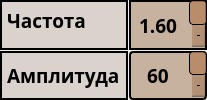
    <widget class="QGroupBox" name="groupBox">
     <property name="sizePolicy">
      <sizepolicy hsizetype="Minimum" vsizetype="Preferred">
       <horstretch>0</horstretch>
       <verstretch>0</verstretch>
      </sizepolicy>
     </property>
     <property name="font">
      <font>
       <pointsize>14</pointsize>
       <italic>false</italic>
       <bold>true</bold>
      </font>
     </property>
     <property name="styleSheet">
      <string notr="true">QGroupBox
{
border: 0 px solid line black;
}

QDoubleSpinBox
{
border: 2px solid line black;
font: 600 14pt &quot;Ubuntu Sans&quot;;
	
	background-color: rgba(152, 106, 68,120);
}

QDoubleSpinBox::up-button 
{
    subcontrol-origin: border;
    subcontrol-position: top right; 
    width: 16px; 
  border-radius: 4px;
    border-width: 1px;
border: 1px solid line black;
	background-color: rgba(181, 131, 90,200);
}
QDoubleSpinBox::down-button {
    subcontrol-origin: border;
    subcontrol-position: bottom right; /* position at bottom right corner */

    width: 16px;
    border-image: url(:/images/spindown.png) 1;
    border-width: 1px;
    border-top-width: 0;
border: 1px solid line black;
  border-radius: 4px;
background-color: rgba(181, 131, 90,200);
}


QSpinBox
{
border: 2px solid line black;
font: 600 14pt &quot;Ubuntu Sans&quot;;
	background-color: rgba(152, 106, 68,120);
  border-radius: 4px;

}

QSpinBox::up-button 
{
    subcontrol-origin: border;
    subcontrol-position: top right; 
    width: 16px; 
  border-radius: 4px;
    border-width: 1px;
border: 1px solid line black;
	background-color: rgba(181, 131, 90,200);
}
QSpinBox::down-button {
    subcontrol-origin: border;
    subcontrol-position: bottom right; /* position at bottom right corner */

    width: 16px;
    border-image: url(:/images/spindown.png) 1;
    border-width: 1px;
    border-top-width: 0;
border: 1px solid line black;
  border-radius: 4px;
background-color: rgba(181, 131, 90,200);
}


QLabel
{
border: 2px solid line black;
	font: 600 14pt &quot;Ubuntu Sans&quot;;
	background-color: rgba(134, 94, 60,50);
}</string>
     </property>
     <property name="title">
      <string/>
     </property>
     <property name="alignment">
      <set>Qt::AlignCenter</set>
     </property>
     <layout class="QGridLayout" name="gridLayout">
      <property name="leftMargin">
       <number>0</number>
      </property>
      <property name="topMargin">
       <number>0</number>
      </property>
      <property name="rightMargin">
       <number>0</number>
      </property>
      <property name="bottomMargin">
       <number>0</number>
      </property>
      <property name="spacing">
       <number>1</number>
      </property>
      <item row="1" column="1">
       <widget class="QLabel" name="label_4">
        <property name="sizePolicy">
         <sizepolicy hsizetype="Maximum" vsizetype="MinimumExpanding">
          <horstretch>0</horstretch>
          <verstretch>0</verstretch>
         </sizepolicy>
        </property>
        <property name="font">
         <font>
          <family>Ubuntu Sans</family>
          <pointsize>14</pointsize>
          <italic>false</italic>
          <bold>true</bold>
         </font>
        </property>
        <property name="styleSheet">
         <string notr="true"/>
        </property>
        <property name="text">
         <string>Амплитуда</string>
        </property>
       </widget>
      </item>
      <item row="0" column="2">
       <widget class="QDoubleSpinBox" name="SpinFreq">
        <property name="sizePolicy">
         <sizepolicy hsizetype="Minimum" vsizetype="Expanding">
          <horstretch>0</horstretch>
          <verstretch>0</verstretch>
         </sizepolicy>
        </property>
        <property name="font">
         <font>
          <family>Ubuntu Sans</family>
          <pointsize>14</pointsize>
          <italic>false</italic>
          <bold>true</bold>
          <kerning>true</kerning>
         </font>
        </property>
        <property name="styleSheet">
         <string notr="true"/>
        </property>
        <property name="alignment">
         <set>Qt::AlignCenter</set>
        </property>
        <property name="buttonSymbols">
         <enum>QAbstractSpinBox::PlusMinus</enum>
        </property>
        <property name="minimum">
         <double>0.200000000000000</double>
        </property>
        <property name="maximum">
         <double>10.000000000000000</double>
        </property>
        <property name="singleStep">
         <double>0.200000000000000</double>
        </property>
        <property name="value">
         <double>1.600000000000000</double>
        </property>
       </widget>
      </item>
      <item row="0" column="1">
       <widget class="QLabel" name="label_3">
        <property name="sizePolicy">
         <sizepolicy hsizetype="Minimum" vsizetype="Minimum">
          <horstretch>0</horstretch>
          <verstretch>0</verstretch>
         </sizepolicy>
        </property>
        <property name="font">
         <font>
          <family>Ubuntu Sans</family>
          <pointsize>14</pointsize>
          <italic>false</italic>
          <bold>true</bold>
         </font>
        </property>
        <property name="text">
         <string>Частота</string>
        </property>
        <property name="alignment">
         <set>Qt::AlignLeading|Qt::AlignLeft|Qt::AlignTop</set>
        </property>
       </widget>
      </item>
      <item row="1" column="2">
       <widget class="QSpinBox" name="SpinAmp">
        <property name="sizePolicy">
         <sizepolicy hsizetype="Preferred" vsizetype="Minimum">
          <horstretch>0</horstretch>
          <verstretch>0</verstretch>
         </sizepolicy>
        </property>
        <property name="minimumSize">
         <size>
          <width>70</width>
          <height>40</height>
         </size>
        </property>
        <property name="font">
         <font>
          <family>Ubuntu Sans</family>
          <pointsize>14</pointsize>
          <italic>false</italic>
          <bold>true</bold>
         </font>
        </property>
        <property name="alignment">
         <set>Qt::AlignCenter</set>
        </property>
        <property name="buttonSymbols">
         <enum>QAbstractSpinBox::PlusMinus</enum>
        </property>
        <property name="minimum">
         <number>0</number>
        </property>
        <property name="maximum">
         <number>300</number>
        </property>
        <property name="singleStep">
         <number>10</number>
        </property>
        <property name="value">
         <number>60</number>
        </property>
       </widget>
      </item>
     </layout>
    </widget>
